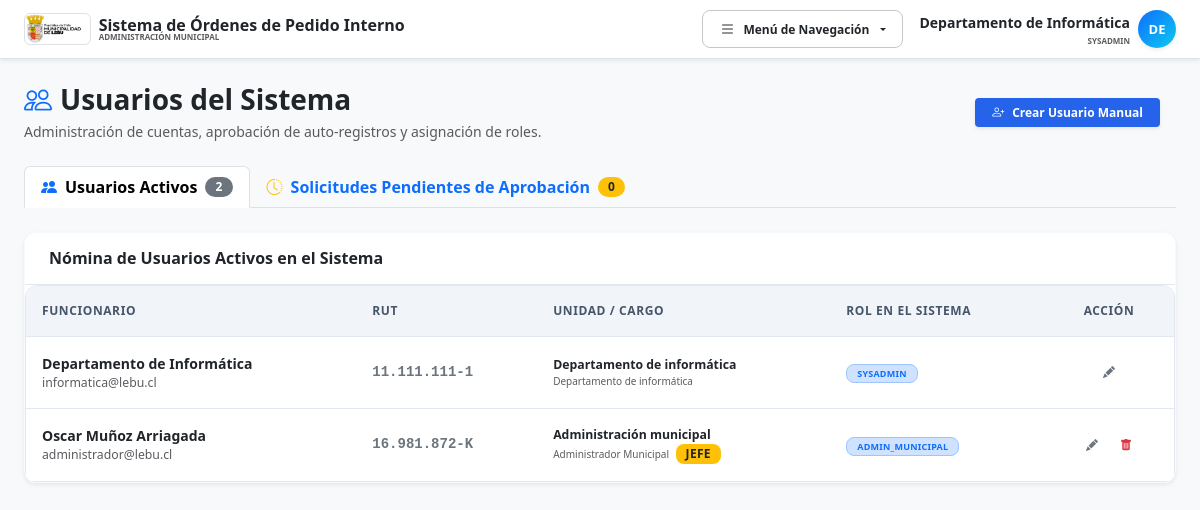
/usuarios.php (signed in), run on an earlier commit of the app's database.
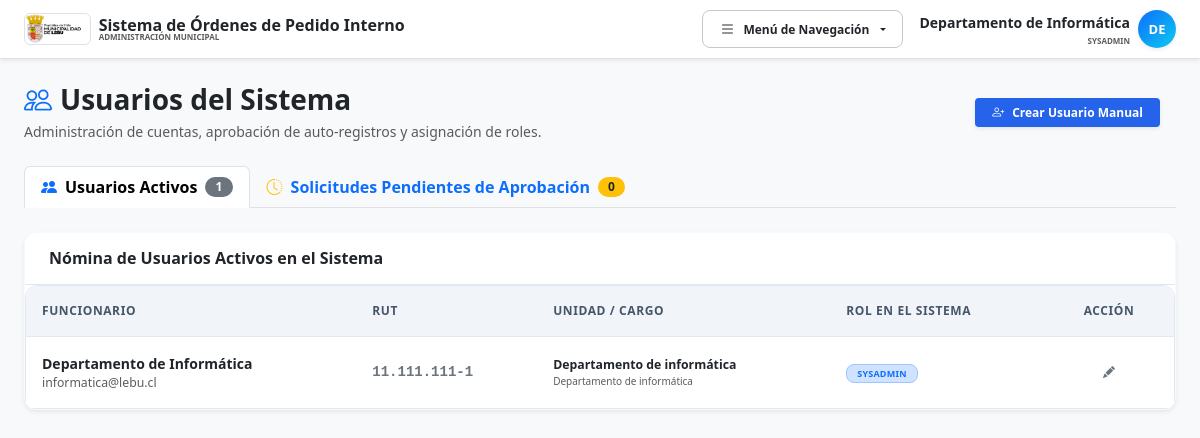
And on a later commit of the database.
### tables this page shows
CREATE TABLE `usuarios` (
  `id` int NOT NULL AUTO_INCREMENT,
  `unidad_id` int NOT NULL,
  `rol_id` int NOT NULL,
  `rut` varchar(12) NOT NULL,
  `nombre_completo` varchar(150) NOT NULL,
  `email` varchar(150) NOT NULL,
  `password_hash` varchar(255) DEFAULT NULL,
  `es_jefe_unidad` tinyint(1) DEFAULT '0',
  `activo` tinyint(1) DEFAULT '1',
  `cargo` varchar(150) DEFAULT NULL,
  `token_verificacion` varchar(100) DEFAULT NULL,
  `email_verificado` tinyint(1) NOT NULL DEFAULT '0',
  `estado_aprobacion` enum('APROBADO','PENDIENTE_VERIFICACION','PENDIENTE_APROBACION','RECHAZADO') NOT NULL DEFAULT 'APROBADO',
  `fecha_registro` datetime NOT NULL DEFAULT CURRENT_TIMESTAMP,
  PRIMARY KEY (`id`),
  UNIQUE KEY `rut` (`rut`),
  UNIQUE KEY `email` (`email`),
  KEY `fk_usr_uni` (`unidad_id`),
  KEY `fk_usr_rol` (`rol_id`)
);

CREATE TABLE `unidades` (
  `id` int NOT NULL AUTO_INCREMENT,
  `nombre` varchar(150) NOT NULL,
  `padre_id` int DEFAULT NULL,
  `centro_costo_id` int DEFAULT NULL,
  `jefe_actual_id` int DEFAULT NULL,
  PRIMARY KEY (`id`),
  KEY `fk_uni_padre` (`padre_id`),
  KEY `fk_uni_cc` (`centro_costo_id`)
);

CREATE TABLE `roles` (
  `id` int NOT NULL AUTO_INCREMENT,
  `nombre` varchar(50) NOT NULL,
  `descripcion` varchar(255) DEFAULT NULL,
  PRIMARY KEY (`id`)
);

### usuarios.php (the view, shortened to what this page needs)
<?php
require_once __DIR__ . '/config.php';
$accion = $_GET['action'] ?? 'listar';
$usuarios = $pdo->query("
    SELECT u.*, r.nombre as rol_nombre, d.nombre as unidad_nombre
    FROM usuarios u
    JOIN roles r ON u.rol_id = r.id
    JOIN unidades d ON u.unidad_id = d.id
    WHERE u.activo = 1 AND u.estado_aprobacion = 'APROBADO'
    ORDER BY u.nombre_completo ASC
")->fetchAll();
$pendientes_aprobacion = $pdo->query("
    SELECT u.*, d.nombre as unidad_nombre
    FROM usuarios u
    LEFT JOIN unidades d ON u.unidad_id = d.id
    WHERE u.estado_aprobacion = 'PENDIENTE_APROBACION'
    ORDER BY u.fecha_registro DESC
")->fetchAll();
$count_pendientes = count($pendientes_aprobacion);
$tab_activa = $_GET['tab'] ?? ($count_pendientes > 0 && !isset($_GET['action']) ? 'pendientes' : 'activos');
?>
<!DOCTYPE html>
<html lang="es">
<head>
    <?php
    include __DIR__ . '/head.php';
    ?>
</head>
<body class="bg-light text-slate-800 pb-20 font-sans">
    <?php include __DIR__ . '/nav.php'; ?>
    <div class="container mt-4 px-3 px-md-4">
        <div class="row align-items-center mb-4 g-3">
            <div class="col-12 col-md">
                <h1 class="h3 fw-bold text-dark mb-1 d-flex align-items-center gap-2">
                    <i class="bi bi-people text-primary"></i>
                    Usuarios del Sistema
                </h1>
                <p class="text-muted small mb-0">Administración de cuentas, aprobación de auto-registros y asignación de roles.</p>
            </div>
            <div class="col-12 col-md-auto text-start text-md-end">
                <a href="usuarios.php?action=create" class="btn btn-primary btn-sm fw-bold px-3 shadow-sm d-flex align-items-center gap-1.5">
                    <i class="bi bi-person-plus"></i> Crear Usuario Manual
                </a>
            </div>
        </div>
        <?php if ($accion === 'listar'): ?>
            <ul class="nav nav-tabs border-bottom mb-4" id="usersTabs" role="tablist">
                <li class="nav-item" role="presentation">
                    <a class="nav-link fw-bold d-flex align-items-center gap-2 py-2.5 px-3 <?= $tab_activa === 'activos' ? 'active' : '' ?>" href="?tab=activos">
                        <i class="bi bi-people-fill text-primary"></i>
                        <span>Usuarios Activos</span>
                        <span class="badge bg-secondary rounded-pill"><?= count($usuarios) ?></span>
                    </a>
                </li>
                <li class="nav-item" role="presentation">
                    <a class="nav-link fw-bold d-flex align-items-center gap-2 py-2.5 px-3 <?= $tab_activa === 'pendientes' ? 'active' : '' ?>" href="?tab=pendientes">
                        <i class="bi bi-clock-history text-warning"></i>
                        <span>Solicitudes Pendientes de Aprobación</span>
                        <span class="badge bg-warning text-dark rounded-pill"><?= $count_pendientes ?></span>
                    </a>
                </li>
            </ul>
            <div class="tab-content" id="usersTabsContent">
                <?php if ($tab_activa === 'activos'): ?>
                    <div class="card shadow-sm border-light">
                        <div class="card-header bg-white py-3">
                            <h6 class="fw-bold mb-0 text-dark">Nómina de Usuarios Activos en el Sistema</h6>
                        </div>
                        <div class="table-responsive rounded-bottom">
                            <table class="table table-hover align-middle mb-0">
                                <thead class="table-light text-uppercase small" style="font-size: 10px;">
                                    <tr>
                                        <th class="p-3">Funcionario</th>
                                        <th class="p-3">RUT</th>
                                        <th class="p-3">Unidad / Cargo</th>
                                        <th class="p-3">Rol en el Sistema</th>
                                        <th class="p-3 text-center" style="width: 130px;">Acción</th>
                                    </tr>
                                </thead>
                                <tbody>
                                    <?php if(empty($usuarios)): ?>
                                        <tr>
                                            <td colspan="5" class="p-4 text-center text-muted">No existen usuarios registrados.</td>
                                        </tr>
                                    <?php else: ?>
                                        <?php foreach($usuarios as $u): ?>
                                            <tr>
                                                <td class="p-3">
                                                    <div class="fw-bold text-dark"><?= htmlspecialchars($u['nombre_completo']) ?></div>
                                                    <div class="text-muted small"><?= htmlspecialchars($u['email']) ?></div>
                                                </td>
                                                <td class="p-3 font-monospace fw-bold text-secondary"><?= htmlspecialchars($u['rut']) ?></td>
                                                <td class="p-3">
                                                    <div class="fw-semibold text-dark small"><?= htmlspecialchars($u['unidad_nombre']) ?></div>
                                                    <div class="text-muted" style="font-size: 10px;"><?= htmlspecialchars($u['cargo']) ?> <?= $u['es_jefe_unidad'] ? '<span class="badge bg-warning text-dark ms-1">JEFE</span>' : '' ?></div>
                                                </td>
                                                <td class="p-3">
                                                    <span class="badge bg-primary-subtle text-primary border border-primary-subtle px-2.5 py-1 text-uppercase" style="font-size: 9px;">
                                                        <?= htmlspecialchars($u['rol_nombre']) ?>
                                                    </span>
                                                </td>
                                                <td class="p-3 text-center">
                                                    <div class="d-flex justify-content-center gap-1">
                                                        <a href="usuarios.php?action=edit&id=<?= $u['id'] ?>" class="btn btn-outline-secondary btn-sm px-2 py-1" title="Editar">
                                                            <i class="bi bi-pencil-fill" style="font-size: 12px;"></i>
                                                        </a>
                                                        <?php if ($u['id'] != $_SESSION['user_id']): ?>
                                                            <form method="POST" action="usuarios.php" onsubmit="return confirm('¿Confirma desactivar a este usuario?')">
                                                                <button type="submit" class="btn btn-outline-danger btn-sm px-2 py-1" title="Desactivar">
                                                                    <i class="bi bi-trash-fill" style="font-size: 12px;"></i>
                                                                </button>
                                                            </form>
                                                        <?php endif; ?>
                                                    </div>
                                                </td>
                                            </tr>
                                        <?php endforeach; ?>
                                    <?php endif; ?>
                                </tbody>
                            </table>
                        </div>
                    </div>
                <?php endif; ?>
            </div>
        <?php endif; ?>
    </div>
</body>
</html>

### head.php (shortened to what this page needs)
<link href="https://cdn.jsdelivr.net/npm/bootstrap@5.3.3/dist/css/bootstrap.min.css" rel="stylesheet">
<link rel="stylesheet" href="https://cdn.jsdelivr.net/npm/bootstrap-icons@1.11.3/font/bootstrap-icons.min.css">
<link rel="stylesheet" href="css/style.css">

### nav.php (shortened to what this page needs)
<?php
$rol = $_SESSION['user_rol'] ?? '';
$user_name = $_SESSION['user_name'] ?? 'Usuario';
?>
<nav class="navbar navbar-expand-lg navbar-light bg-white border-bottom shadow-sm py-2">
    <div class="container-fluid px-4">
        <a class="navbar-brand d-flex align-items-center gap-2" href="index.php">
            <img src="logo.png" alt="Logo" class="h-8 w-auto object-contain bg-white rounded p-0.5 border" style="height: 32px;">
            <div class="lh-1 d-none d-sm-block text-start">
                <span class="fs-6 fw-bold text-dark d-block">Sistema de Órdenes de Pedido Interno</span>
                <span class="text-muted d-block text-uppercase tracking-wider" style="font-size: 8px; font-weight: 800;">ADMINISTRACIÓN MUNICIPAL</span>
            </div>
        </a>
        <div class="d-flex align-items-center gap-2 ms-auto">
            <div class="dropdown me-2">
                <button class="btn btn-outline-secondary btn-sm fw-bold dropdown-toggle d-flex align-items-center gap-1.5 px-3 py-2 rounded-3 text-dark border-secondary-subtle" type="button" id="dropdownNavMenu" data-bs-toggle="dropdown" aria-expanded="false">
                    <i class="bi bi-list fs-6"></i>
                    <span class="d-none d-md-inline">Menú de Navegación</span>
                </button>
            </div>
            <div class="d-flex align-items-center gap-2">
                <div class="d-none d-md-flex flex-column align-items-end lh-1">
                    <span class="text-sm fw-bold text-dark"><?= htmlspecialchars($user_name) ?></span>
                    <?php if ($_SESSION['es_subrogante'] ?? false): ?>
                        <span class="text-warning text-uppercase mt-1 fw-bold" style="font-size: 8px;">
                            <i class="bi bi-person-exclamation me-0.5"></i> Suplente de: <?= htmlspecialchars($_SESSION['subrogado_nombre']) ?>
                        </span>
                    <?php else: ?>
                        <span class="text-muted text-uppercase mt-1" style="font-size: 8px; font-weight: 800;"><?= htmlspecialchars($rol === 'SYSADMIN' ? 'SYSADMIN' : $rol) ?></span>
                    <?php endif; ?>
                </div>
                <div class="dropdown">
                    <button class="btn p-0 border-0 d-flex align-items-center justify-content-center text-white rounded-circle shadow-sm" type="button" id="dropdownUserAvatar" data-bs-toggle="dropdown" aria-expanded="false" style="width: 38px; height: 38px; font-weight: 800; font-size: 13px; background: linear-gradient(135deg, #0d6efd, #0dcaf0);">
                        <?= strtoupper(substr($user_name, 0, 2)) ?>
                    </button>
                </div>
            </div>
        </div>
    </div>
</nav>

What changed in the data, as far as the page shows it:
removed usuarios: nombre_completo "Oscar Muñoz Arriagada", email "administrador@lebu.cl", rut "16.981.872-K", unidad.nombre "Administración municipal", cargo "Administrador Municipal", es_jefe_unidad "JEFE", rol.nombre "ADMIN_MUNICIPAL"
Also different on the page:
count($usuarios): "2" → "1"
